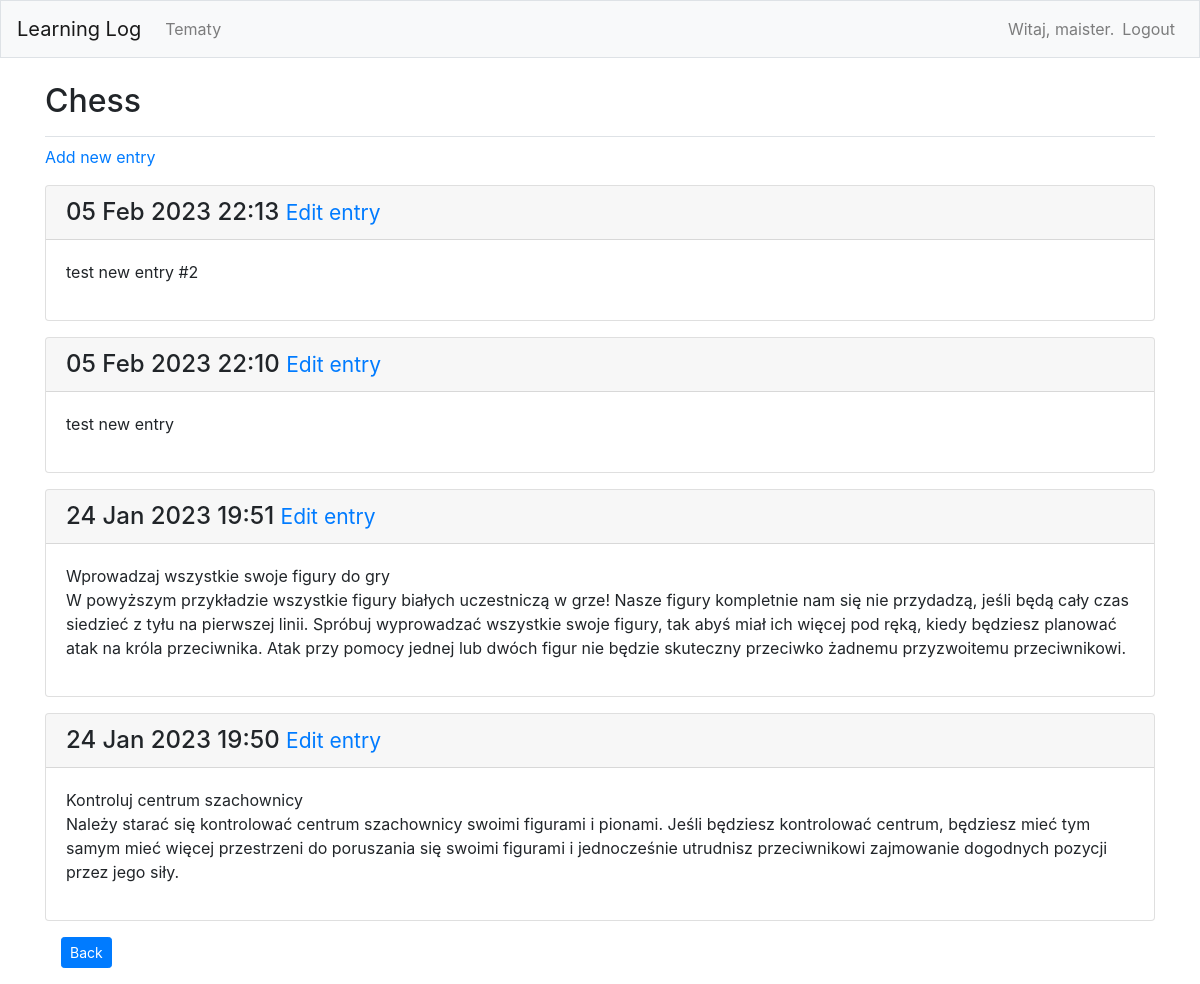
Before: /topic/1/ (signed in) with the older database file.
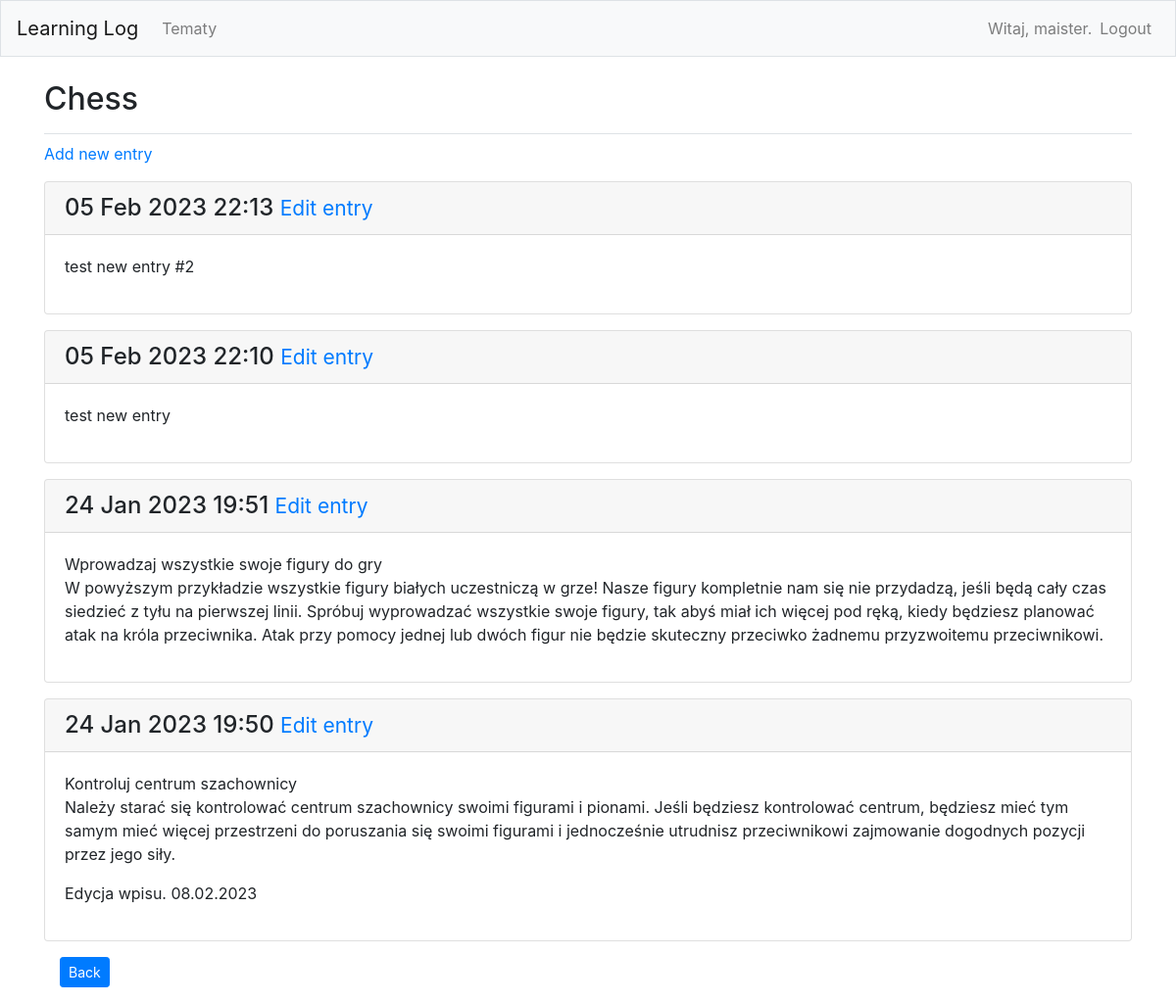
After: the same page with the newer database file.
### learning_logs/models.py (models this page shows, shortened)
class Entry(models.Model):
    topic = models.ForeignKey(Topic, on_delete=models.CASCADE)
    text = models.TextField()
    date_added = models.DateTimeField(auto_now_add=True)
    class Meta:
        verbose_name_plural = 'entries'

### learning_logs/views.py (the view)
# urls.py: path('topic/<int:topic_id>/', views.topic, name='topic'),
@login_required
def topic(request, topic_id):
    topic = Topic.objects.get(id=topic_id)
    check_topic_owner(request, topic)
    entries = topic.entry_set.order_by('-date_added')
    context = {
        'topic': topic,
        'entries': entries,
    }
    return render(request, 'learning_logs/topic.html', context)

### learning_logs/models.py (called while the page is built)
    def __str__(self) -> str:
        return self.text

### learning_logs/views.py (called while the page is built)
def check_topic_owner(request, topic):
    if topic.owner != request.user:
        raise Http404

### learning_logs/templates/learning_logs/topic.html
{% extends "learning_logs/base.html" %}
{% block page_header %}
    <h2>{{ topic }}</h2>
{% endblock page_header %}
{% block content %}
    <p><a href="{% url 'learning_logs:new_entry' topic.id %}">Add new entry</a></p>
        {% for entry in entries %}
        <div class="card mb-3">
            <h4 class="card-header">
                {{ entry.date_added|date:'d M Y H:i' }}
                <small><a href="{% url 'learning_logs:edit_entry' entry.id %}">Edit entry</a></small>
            </h4>
            <div class="card-body">
                {{ entry.text|linebreaks }}
            </div>
        </div>
            {% empty %}
                Not added entry yet.
            {% endfor %}
    <div class="d-grid mb-3 ml-3 mt-3">
        <a class="btn btn-primary btn-sm" data-bs-toggle="button" role="button" href="{% url 'learning_logs:topics' %}">Back</a>
    </div>
{% endblock content %}

Changed rows visible on the page:
changed Entry: text "…pozycji przez jego siły." → "…pozycji przez jego siły. Edycja wpisu. 08.02.2023"
